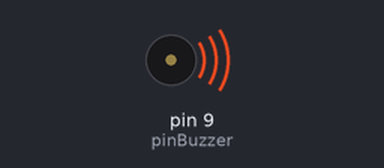
Recording of a sketch running on a simulated Arduino Uno, built with avr-gcc and run on an emulated ATmega328P. On the bench: buzzer (waves = sounding).

Above: at 0.5 s.
Timing chart, 0 to 13.0 s (numbered marks = the images above):
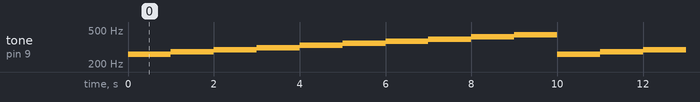

The sketch:

12.ino
```cpp
const int pinBuzzer = 9; //Constante que contiene el numero del pin de Arduino al cual conectamos un buzzer pasivo

const int frecuencias[] = {261, 277, 294, 311, 330, 349, 370, 392, 415, 440, 466, 494};//Arreglo que contiene las frecuencias que queremos escuchar en nuestro buzzer
const int numFrecuencias = 10;

void setup()
{
}

void loop()
{
  for (int i = 0; i < numFrecuencias; i++)
  {
   tone(pinBuzzer, frecuencias[i]);
   delay(1000);
  }
  noTone(pinBuzzer);
}
```

Measured:
- by itself, tone on pin 9 (pinBuzzer): repeats every 10.0 s: 277 Hz 1.0 s, 294 Hz 1.0 s, 311 Hz 1.0 s, 330 Hz 1.0 s, 349 Hz 1.0 s, 370 Hz 1.0 s, 392 Hz 1.0 s, 415 Hz 1.0 s, 440 Hz 1.0 s, 261 Hz 1.0 s
